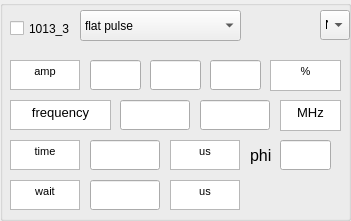
   <widget class="QGroupBox" name="groupBox_9">
    <property name="geometry">
     <rect>
      <x>480</x>
      <y>510</y>
      <width>351</width>
      <height>221</height>
     </rect>
    </property>
    <property name="title">
     <string/>
    </property>
    <widget class="QTextBrowser" name="textBrowser_73">
     <property name="geometry">
      <rect>
       <x>10</x>
       <y>60</y>
       <width>70</width>
       <height>30</height>
      </rect>
     </property>
     <property name="html">
      <string>&lt;!DOCTYPE HTML PUBLIC &quot;-//W3C//DTD HTML 4.0//EN&quot; &quot;http://www.w3.org/TR/REC-html40/strict.dtd&quot;&gt;
&lt;html&gt;&lt;head&gt;&lt;meta name=&quot;qrichtext&quot; content=&quot;1&quot; /&gt;&lt;style type=&quot;text/css&quot;&gt;
p, li { white-space: pre-wrap; }
&lt;/style&gt;&lt;/head&gt;&lt;body style=&quot; font-family:'MS Shell Dlg 2'; font-size:8.25pt; font-weight:400; font-style:normal;&quot;&gt;
&lt;p align=&quot;center&quot; style=&quot; margin-top:0px; margin-bottom:0px; margin-left:0px; margin-right:0px; -qt-block-indent:0; text-indent:0px;&quot;&gt;amp&lt;/p&gt;&lt;/body&gt;&lt;/html&gt;</string>
     </property>
     <property name="openExternalLinks">
      <bool>false</bool>
     </property>
    </widget>
    <widget class="QTextBrowser" name="textBrowser_74">
     <property name="geometry">
      <rect>
       <x>270</x>
       <y>60</y>
       <width>71</width>
       <height>31</height>
      </rect>
     </property>
     <property name="html">
      <string>&lt;!DOCTYPE HTML PUBLIC &quot;-//W3C//DTD HTML 4.0//EN&quot; &quot;http://www.w3.org/TR/REC-html40/strict.dtd&quot;&gt;
&lt;html&gt;&lt;head&gt;&lt;meta name=&quot;qrichtext&quot; content=&quot;1&quot; /&gt;&lt;style type=&quot;text/css&quot;&gt;
p, li { white-space: pre-wrap; }
&lt;/style&gt;&lt;/head&gt;&lt;body style=&quot; font-family:'MS Shell Dlg 2'; font-size:8.25pt; font-weight:400; font-style:normal;&quot;&gt;
&lt;p align=&quot;center&quot; style=&quot; margin-top:0px; margin-bottom:0px; margin-left:0px; margin-right:0px; -qt-block-indent:0; text-indent:0px;&quot;&gt;%&lt;/p&gt;&lt;/body&gt;&lt;/html&gt;</string>
     </property>
    </widget>
    <widget class="QTextBrowser" name="textBrowser_75">
     <property name="geometry">
      <rect>
       <x>10</x>
       <y>140</y>
       <width>70</width>
       <height>30</height>
      </rect>
     </property>
     <property name="sizePolicy">
      <sizepolicy hsizetype="Fixed" vsizetype="Fixed">
       <horstretch>0</horstretch>
       <verstretch>0</verstretch>
      </sizepolicy>
     </property>
     <property name="html">
      <string>&lt;!DOCTYPE HTML PUBLIC &quot;-//W3C//DTD HTML 4.0//EN&quot; &quot;http://www.w3.org/TR/REC-html40/strict.dtd&quot;&gt;
&lt;html&gt;&lt;head&gt;&lt;meta name=&quot;qrichtext&quot; content=&quot;1&quot; /&gt;&lt;style type=&quot;text/css&quot;&gt;
p, li { white-space: pre-wrap; }
&lt;/style&gt;&lt;/head&gt;&lt;body style=&quot; font-family:'MS Shell Dlg 2'; font-size:8.25pt; font-weight:400; font-style:normal;&quot;&gt;
&lt;p align=&quot;center&quot; style=&quot; margin-top:12px; margin-bottom:12px; margin-left:0px; margin-right:0px; -qt-block-indent:0; text-indent:0px;&quot;&gt;time&lt;/p&gt;&lt;/body&gt;&lt;/html&gt;</string>
     </property>
    </widget>
    <widget class="QTextBrowser" name="textBrowser_76">
     <property name="geometry">
      <rect>
       <x>10</x>
       <y>100</y>
       <width>101</width>
       <height>30</height>
      </rect>
     </property>
     <property name="html">
      <string>&lt;!DOCTYPE HTML PUBLIC &quot;-//W3C//DTD HTML 4.0//EN&quot; &quot;http://www.w3.org/TR/REC-html40/strict.dtd&quot;&gt;
&lt;html&gt;&lt;head&gt;&lt;meta name=&quot;qrichtext&quot; content=&quot;1&quot; /&gt;&lt;style type=&quot;text/css&quot;&gt;
p, li { white-space: pre-wrap; }
&lt;/style&gt;&lt;/head&gt;&lt;body style=&quot; font-family:'MS Shell Dlg 2'; font-size:8.25pt; font-weight:400; font-style:normal;&quot;&gt;
&lt;p align=&quot;center&quot; style=&quot; margin-top:0px; margin-bottom:0px; margin-left:0px; margin-right:0px; -qt-block-indent:0; text-indent:0px;&quot;&gt;&lt;span style=&quot; font-size:10pt;&quot;&gt;frequency&lt;/span&gt;&lt;/p&gt;&lt;/body&gt;&lt;/html&gt;</string>
     </property>
    </widget>
    <widget class="QLineEdit" name="start_frequency_1013_3">
     <property name="geometry">
      <rect>
       <x>120</x>
       <y>100</y>
       <width>70</width>
       <height>30</height>
      </rect>
     </property>
    </widget>
    <widget class="QLineEdit" name="end_frequency_1013_3">
     <property name="geometry">
      <rect>
       <x>200</x>
       <y>100</y>
       <width>70</width>
       <height>30</height>
      </rect>
     </property>
    </widget>
    <widget class="QTextBrowser" name="textBrowser_77">
     <property name="geometry">
      <rect>
       <x>280</x>
       <y>100</y>
       <width>61</width>
       <height>31</height>
      </rect>
     </property>
     <property name="html">
      <string>&lt;!DOCTYPE HTML PUBLIC &quot;-//W3C//DTD HTML 4.0//EN&quot; &quot;http://www.w3.org/TR/REC-html40/strict.dtd&quot;&gt;
&lt;html&gt;&lt;head&gt;&lt;meta name=&quot;qrichtext&quot; content=&quot;1&quot; /&gt;&lt;style type=&quot;text/css&quot;&gt;
p, li { white-space: pre-wrap; }
&lt;/style&gt;&lt;/head&gt;&lt;body style=&quot; font-family:'MS Shell Dlg 2'; font-size:8.25pt; font-weight:400; font-style:normal;&quot;&gt;
&lt;p align=&quot;center&quot; style=&quot; margin-top:0px; margin-bottom:0px; margin-left:0px; margin-right:0px; -qt-block-indent:0; text-indent:0px;&quot;&gt;&lt;span style=&quot; font-size:10pt;&quot;&gt;MHz&lt;/span&gt;&lt;/p&gt;&lt;/body&gt;&lt;/html&gt;</string>
     </property>
    </widget>
    <widget class="QLineEdit" name="time_1013_3">
     <property name="geometry">
      <rect>
       <x>90</x>
       <y>140</y>
       <width>70</width>
       <height>30</height>
      </rect>
     </property>
    </widget>
    <widget class="QTextBrowser" name="textBrowser_78">
     <property name="geometry">
      <rect>
       <x>10</x>
       <y>180</y>
       <width>70</width>
       <height>30</height>
      </rect>
     </property>
     <property name="html">
      <string>&lt;!DOCTYPE HTML PUBLIC &quot;-//W3C//DTD HTML 4.0//EN&quot; &quot;http://www.w3.org/TR/REC-html40/strict.dtd&quot;&gt;
&lt;html&gt;&lt;head&gt;&lt;meta name=&quot;qrichtext&quot; content=&quot;1&quot; /&gt;&lt;style type=&quot;text/css&quot;&gt;
p, li { white-space: pre-wrap; }
&lt;/style&gt;&lt;/head&gt;&lt;body style=&quot; font-family:'MS Shell Dlg 2'; font-size:8.25pt; font-weight:400; font-style:normal;&quot;&gt;
&lt;p align=&quot;center&quot; style=&quot; margin-top:0px; margin-bottom:0px; margin-left:0px; margin-right:0px; -qt-block-indent:0; text-indent:0px;&quot;&gt;&lt;span style=&quot; font-size:8pt;&quot;&gt;wait&lt;/span&gt;&lt;/p&gt;&lt;/body&gt;&lt;/html&gt;</string>
     </property>
    </widget>
    <widget class="QLineEdit" name="wait_time_1013_3">
     <property name="geometry">
      <rect>
       <x>90</x>
       <y>180</y>
       <width>70</width>
       <height>30</height>
      </rect>
     </property>
    </widget>
    <widget class="QTextBrowser" name="textBrowser_79">
     <property name="geometry">
      <rect>
       <x>170</x>
       <y>140</y>
       <width>70</width>
       <height>30</height>
      </rect>
     </property>
     <property name="html">
      <string>&lt;!DOCTYPE HTML PUBLIC &quot;-//W3C//DTD HTML 4.0//EN&quot; &quot;http://www.w3.org/TR/REC-html40/strict.dtd&quot;&gt;
&lt;html&gt;&lt;head&gt;&lt;meta name=&quot;qrichtext&quot; content=&quot;1&quot; /&gt;&lt;style type=&quot;text/css&quot;&gt;
p, li { white-space: pre-wrap; }
&lt;/style&gt;&lt;/head&gt;&lt;body style=&quot; font-family:'MS Shell Dlg 2'; font-size:8.25pt; font-weight:400; font-style:normal;&quot;&gt;
&lt;p align=&quot;center&quot; style=&quot; margin-top:0px; margin-bottom:0px; margin-left:0px; margin-right:0px; -qt-block-indent:0; text-indent:0px;&quot;&gt;us&lt;/p&gt;&lt;/body&gt;&lt;/html&gt;</string>
     </property>
    </widget>
    <widget class="QTextBrowser" name="textBrowser_80">
     <property name="geometry">
      <rect>
       <x>170</x>
       <y>180</y>
       <width>70</width>
       <height>30</height>
      </rect>
     </property>
     <property name="html">
      <string>&lt;!DOCTYPE HTML PUBLIC &quot;-//W3C//DTD HTML 4.0//EN&quot; &quot;http://www.w3.org/TR/REC-html40/strict.dtd&quot;&gt;
&lt;html&gt;&lt;head&gt;&lt;meta name=&quot;qrichtext&quot; content=&quot;1&quot; /&gt;&lt;style type=&quot;text/css&quot;&gt;
p, li { white-space: pre-wrap; }
&lt;/style&gt;&lt;/head&gt;&lt;body style=&quot; font-family:'MS Shell Dlg 2'; font-size:8.25pt; font-weight:400; font-style:normal;&quot;&gt;
&lt;p align=&quot;center&quot; style=&quot; margin-top:0px; margin-bottom:0px; margin-left:0px; margin-right:0px; -qt-block-indent:0; text-indent:0px;&quot;&gt;&lt;span style=&quot; font-size:8pt;&quot;&gt;us&lt;/span&gt;&lt;/p&gt;&lt;/body&gt;&lt;/html&gt;</string>
     </property>
    </widget>
    <widget class="QCheckBox" name="checkBox_1013_3">
     <property name="geometry">
      <rect>
       <x>10</x>
       <y>20</y>
       <width>70</width>
       <height>17</height>
      </rect>
     </property>
     <property name="text">
      <string>1013_3</string>
     </property>
    </widget>
    <widget class="QComboBox" name="waveform_1013_3">
     <property name="geometry">
      <rect>
       <x>80</x>
       <y>10</y>
       <width>161</width>
       <height>31</height>
      </rect>
     </property>
     <item>
      <property name="text">
       <string>flat pulse</string>
      </property>
     </item>
     <item>
      <property name="text">
       <string>blackman pulse</string>
      </property>
     </item>
     <item>
      <property name="text">
       <string>ramp frequency</string>
      </property>
     </item>
     <item>
      <property name="text">
       <string>load from file</string>
      </property>
     </item>
    </widget>
    <widget class="QLineEdit" name="num_amp_1013_3">
     <property name="geometry">
      <rect>
       <x>210</x>
       <y>60</y>
       <width>51</width>
       <height>30</height>
      </rect>
     </property>
    </widget>
    <widget class="QLineEdit" name="end_amp_1013_3">
     <property name="geometry">
      <rect>
       <x>150</x>
       <y>60</y>
       <width>51</width>
       <height>30</height>
      </rect>
     </property>
    </widget>
    <widget class="QLineEdit" name="start_amp_1013_3">
     <property name="geometry">
      <rect>
       <x>90</x>
       <y>60</y>
       <width>51</width>
       <height>30</height>
      </rect>
     </property>
    </widget>
    <widget class="QComboBox" name="Connected_1013_3">
     <property name="geometry">
      <rect>
       <x>320</x>
       <y>10</y>
       <width>30</width>
       <height>30</height>
      </rect>
     </property>
     <item>
      <property name="text">
       <string>N</string>
      </property>
     </item>
     <item>
      <property name="text">
       <string>1</string>
      </property>
     </item>
     <item>
      <property name="text">
       <string>2</string>
      </property>
     </item>
     <item>
      <property name="text">
       <string>3</string>
      </property>
     </item>
     <item>
      <property name="text">
       <string>4</string>
      </property>
     </item>
     <item>
      <property name="text">
       <string>5</string>
      </property>
     </item>
     <item>
      <property name="text">
       <string>6</string>
      </property>
     </item>
    </widget>
    <widget class="QLineEdit" name="phi_1013_3">
     <property name="geometry">
      <rect>
       <x>280</x>
       <y>140</y>
       <width>51</width>
       <height>30</height>
      </rect>
     </property>
    </widget>
    <widget class="QLabel" name="label_phi_1013_3">
     <property name="geometry">
      <rect>
       <x>250</x>
       <y>140</y>
       <width>41</width>
       <height>31</height>
      </rect>
     </property>
     <property name="font">
      <font>
       <family>Arial</family>
       <pointsize>12</pointsize>
      </font>
     </property>
     <property name="text">
      <string>phi</string>
     </property>
    </widget>
   </widget>
